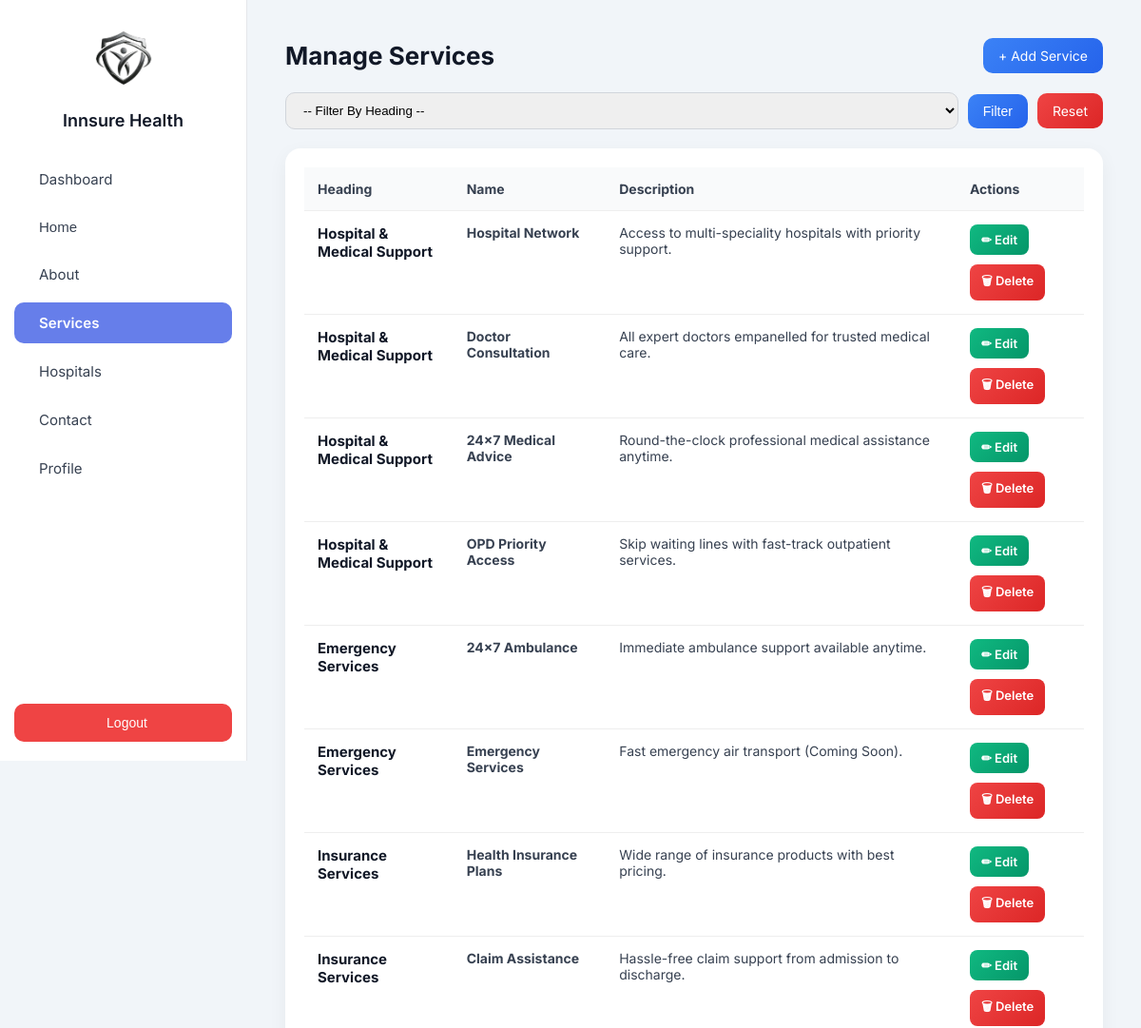
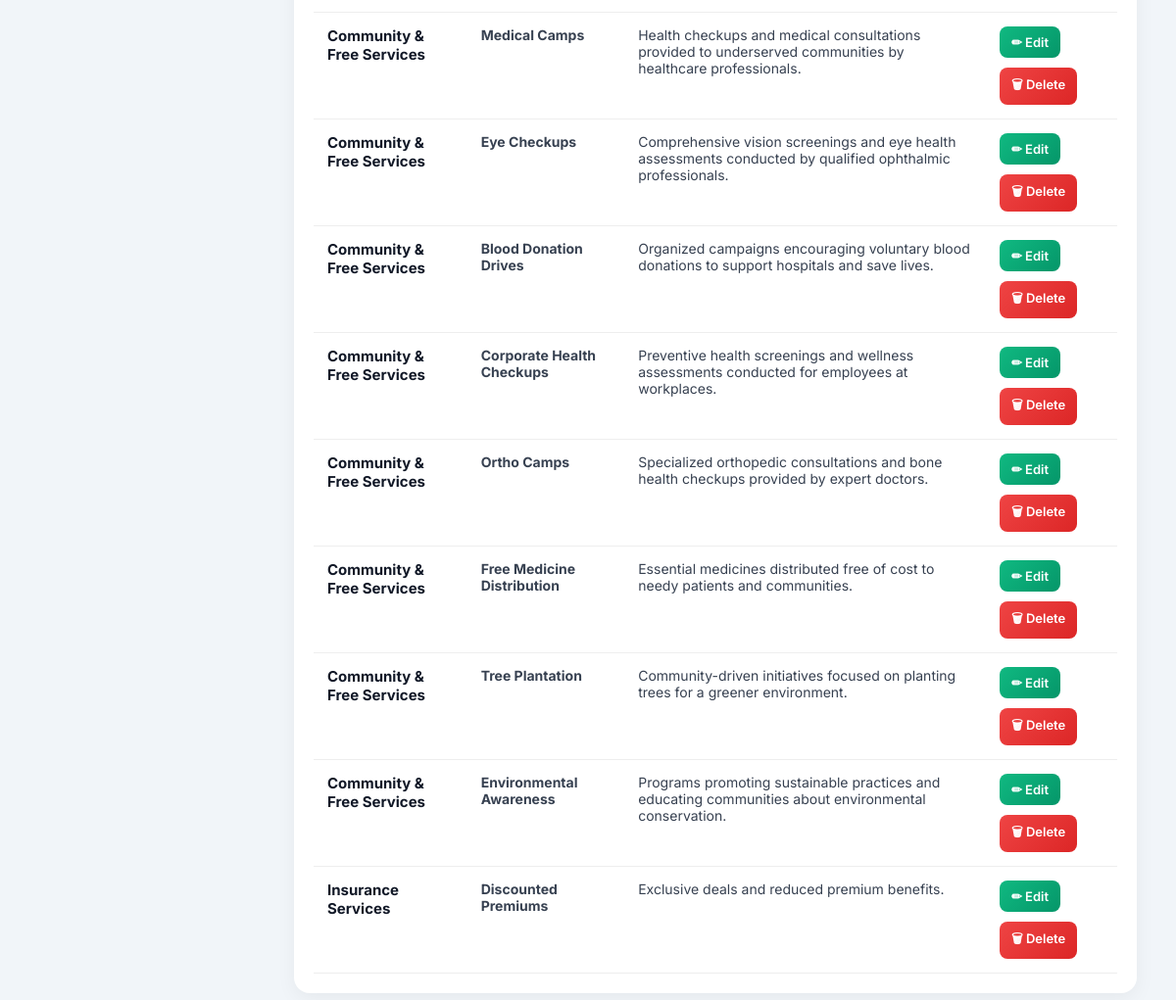
Screenshot of /manage-services/ (signed in) with the database file from the repository (2 pictures, top to bottom).
### core/models.py (models this page shows, shortened)
class Service(models.Model):
    heading = models.CharField(max_length=150, default="General Service")
    name = models.CharField(max_length=100)
    description = models.TextField()
    created_at = models.DateTimeField(auto_now_add=True)

### core/views.py (the view)
# urls.py: path('manage-services/', views.manage_services, name='manage_services'),
@login_required
def manage_services(request):
    heading = request.GET.get('heading')
    services = Service.objects.all()
    if heading:
        services = services.filter(heading=heading)
    headings = Service.objects.values('heading').distinct()
    return render(request, 'manage_services.html', {
        'services': services,
        'headings': headings,
        'selected_heading': heading
    })

### core/templates/manage_services.html (shortened to what this page needs)
{% extends 'sidebar.html' %}
{% block content %}
<div>
    <div class="page-header">
        <h2>Manage Services</h2>
        <a href="{% url 'add_service' %}" class="btn">+ Add Service</a>
    </div>
    <form method="GET" class="filter-box">
        <select name="heading">
            <option value="">-- Filter By Heading --</option>
        </select>
        <button type="submit" class="btn">Filter</button>
        <a href="{% url 'manage_services' %}" class="btn reset-btn">
            Reset
        </a>
    </form>
    <div class="table-card">
        <table>
            <thead>
                <tr>
                    <th>Heading</th>
                    <th>Name</th>
                    <th>Description</th>
                    <th>Actions</th>
                </tr>
            </thead>
            <tbody>
                {% for service in services %}
                <tr>
                    <td class="heading-badge">{{ service.heading }}</td>
                    <td><strong>{{ service.name }}</strong></td>
                    <td>{{ service.description }}</td>
                    <td>
                        <div class="action-buttons">
                            <a class="action-btn edit-btn"
                               href="{% url 'edit_service' service.id %}">
                                ✏ Edit
                            </a>
                            <a class="action-btn delete-btn"
                               href="{% url 'delete_service' service.id %}"
                               onclick="return confirm('Are you sure?')">
                                🗑 Delete
                            </a>
                        </div>
                    </td>
                </tr>
                {% empty %}
                <tr>
                    <td colspan="4" style="text-align:center; padding:20px;">
                        No services found
                    </td>
                </tr>
                {% endfor %}
            </tbody>
        </table>
    </div>
</div>
{% endblock %}

### core/templates/sidebar.html (style rules this page uses)
* { margin: 0; padding: 0; box-sizing: border-box; }
body { font-family: 'Inter', sans-serif; display: flex; background: #f1f5f9; color: #1f2933; }

### core/templates/manage_services.html (style rules this page uses)
.page-header { display: flex; justify-content: space-between; align-items: center; margin-bottom: 20px; flex-wrap: wrap; gap: 10px; }
.page-header h2 { font-size: 26px; font-weight: 700; color: #111827; }
.btn { background: linear-gradient(135deg,#3b82f6,#2563eb); color: #fff; padding: 10px 16px; border-radius: 10px; text-decoration: none; font-size: 14px; border: none; cursor: pointer; transition: 0.3s; display: inline-block; }
.reset-btn { background: linear-gradient(135deg,#ef4444,#dc2626); }
.filter-box { margin-bottom: 20px; display: flex; gap: 10px; align-items: center; flex-wrap: wrap; }
.filter-box select { padding: 10px 14px; border-radius: 10px; border: 1px solid #d1d5db; min-width: 220px; outline: none; flex: 1; }
.table-card { background: #fff; padding: 20px; border-radius: 16px; box-shadow: 0 6px 20px rgba(0,0,0,0.05); overflow-x: auto; }
table { width: 100%; border-collapse: collapse; min-width: 600px; }
thead { background: #f9fafb; }
th, td { padding: 14px; text-align: left; font-size: 14px; color: #374151; vertical-align: top; }
tr { border-bottom: 1px solid #eee; }
.action-buttons { display: flex; gap: 10px; flex-wrap: wrap; }
.action-btn { padding: 8px 12px; border-radius: 8px; font-size: 13px; font-weight: 600; color: #fff; text-decoration: none; display: inline-flex; align-items: center; gap: 6px; transition: 0.3s ease; white-space: nowrap; }
.edit-btn { background: linear-gradient(135deg,#10b981,#059669); }
.delete-btn { background: linear-gradient(135deg,#ef4444,#dc2626); }
.heading-badge { font-weight: 700; color: #111827; font-size: 15px; }

### rows the page displays
Service: heading "Hospital & Medical Support", name "Hospital Network", description "Access to multi-speciality hospitals with priority support."
Service: heading "Hospital & Medical Support", name "Doctor Consultation", description "All expert doctors empanelled for trusted medical care."
Service: heading "Hospital & Medical Support", name "24×7 Medical Advice", description "Round-the-clock professional medical assistance anytime."
Service: heading "Hospital & Medical Support", name "OPD Priority Access", description "Skip waiting lines with fast-track outpatient services."
Service: heading "Emergency Services", name "24×7 Ambulance", description "Immediate ambulance support available anytime."
Service: heading "Emergency Services", name "Emergency Services", description "Fast emergency air transport (Coming Soon)."
Service: heading "Insurance Services", name "Health Insurance Plans", description "Wide range of insurance products with best pricing."
Service: heading "Insurance Services", name "Claim Assistance", description "Hassle-free claim support from admission to discharge."
Service: heading "Community & Free Services", name "Medical Camps", description "Health checkups and medical consultations provided to underserved communities by healthcare professionals."
Service: heading "Community & Free Services", name "Eye Checkups", description "Comprehensive vision screenings and eye health assessments conducted by qualified ophthalmic professionals."
Service: heading "Community & Free Services", name "Blood Donation Drives", description "Organized campaigns encouraging voluntary blood donations to support hospitals and save lives."
Service: heading "Community & Free Services", name "Corporate Health Checkups", description "Preventive health screenings and wellness assessments conducted for employees at workplaces."
Service: heading "Community & Free Services", name "Ortho Camps", description "Specialized orthopedic consultations and bone health checkups provided by expert doctors."
Service: heading "Community & Free Services", name "Free Medicine Distribution", description "Essential medicines distributed free of cost to needy patients and communities."
Service: heading "Community & Free Services", name "Tree Plantation", description "Community-driven initiatives focused on planting trees for a greener environment."
Service: heading "Community & Free Services", name "Environmental Awareness", description "Programs promoting sustainable practices and educating communities about environmental conservation."
Service: heading "Insurance Services", name "Discounted Premiums", description "Exclusive deals and reduced premium benefits."
